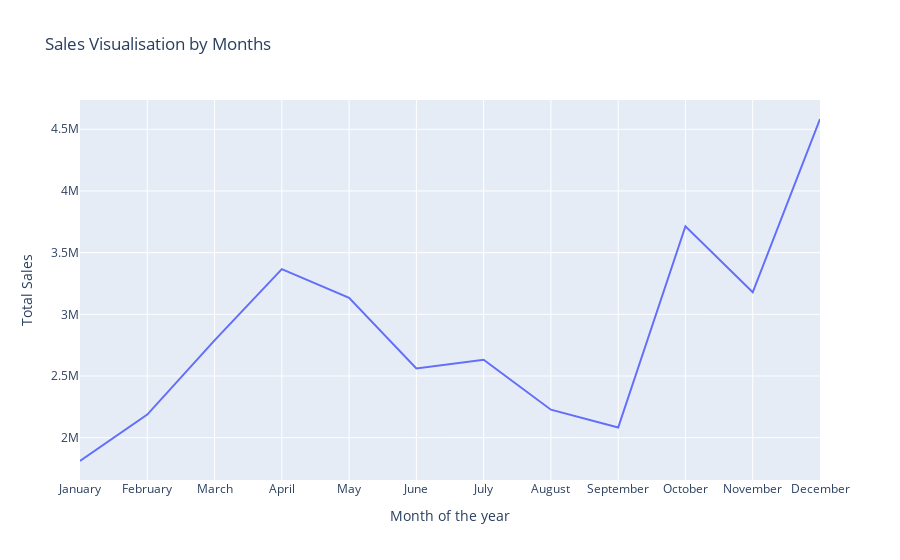

Notebook cell for this chart:
### Code cell
#to visualize the rising trend
px.line(to_plot, x='Month_name', y='Price Each',
        labels={'Month_name':'Month of the year', 'Price Each':'Total Sales'},
        title='Sales Visualisation by Months')

### Figure 1 — Plotly figure (JSON) as saved in the notebook; plotly's stock layout.template omitted (floating-point values rounded to 4 significant figures)
{"data": [{"hovertemplate": "Month of the year=%{x}<br>Total Sales=%{y}<extra></extra>", "legendgroup": "", "line": {"color": "#636efa", "dash": "solid"}, "mode": "lines", "name": "", "orientation": "v", "showlegend": false, "type": "scatter", "x": ["January", "February", "March", "April", "May", "June", "July", "August", "September", "October", "November", "December"], "xaxis": "x", "y": [1811000.0, 2187000.0, 2789000.0, 3366000.0, 3133000.0, 2561000.0, 2631000.0, 2227000.0, 2082000.0, 3714000.0, 3179000.0, 4583000.0], "yaxis": "y"}], "layout": {"legend": {"tracegroupgap": 0}, "title": {"text": "Sales Visualisation by Months"}, "xaxis": {"anchor": "y", "domain": [0, 1], "title": {"text": "Month of the year"}}, "yaxis": {"anchor": "x", "domain": [0, 1], "title": {"text": "Total Sales"}}}}
